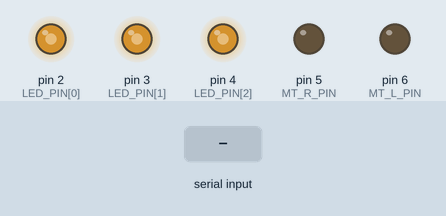
A sketch run on a simulated Arduino Uno, built with avr-gcc and run on an emulated ATmega328P. Parts: output pins drawn as LEDs (lit = HIGH). Inputs (shaded band) come from the test bench.

Above: at 1.2 s.
1.3 s: "1\n" received over the second serial link
At 2.1 s:
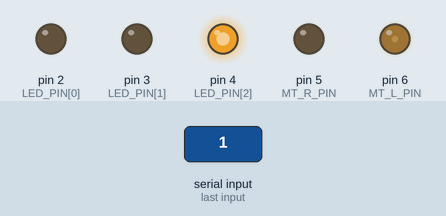
2.8 s: "0\n" received over the second serial link
At 3.4 s:
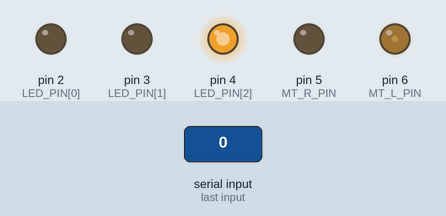
Timing chart, 0 to 5.8 s (numbered marks = the images above; inputs shaded):
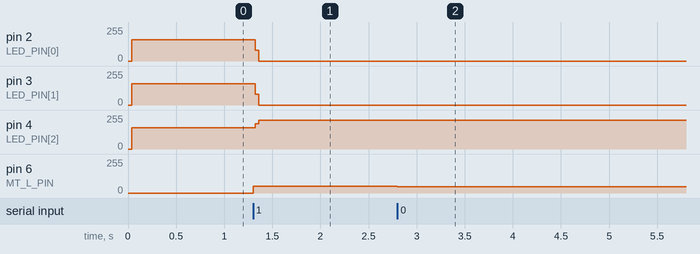

The sketch:

MD_UART.ino
```cpp
#include <SoftwareSerial.h>
SoftwareSerial mySerial(8, 18);//rx,tx

const int LED_PIN[] = {2, 3, 4};
const int MT_R_PIN = 5;
const int MT_L_PIN = 6;
const int DIP_SWITCH[] = {14, 15, 16, 17};
int rotation;
int myspeed;
int knob;
int recieve_value;


void setup() {

  pinMode(MT_R_PIN, OUTPUT);
  pinMode(MT_L_PIN, OUTPUT);
  for (int id = 0; id <= 2; id++) {
    pinMode(LED_PIN[id], OUTPUT);
  }
  for (int id = 0; id <= 3; id++) {
    pinMode(DIP_SWITCH[id], INPUT);
  }

  //ソフトシリアル
  pinMode(8, INPUT);
  pinMode(18, OUTPUT);
  mySerial.begin(38400);

}

void loop() {
  UART_Receive();

  //rotation = 0; myspeed = 0;
  if (rotation == 10) { //worward
    analogWrite(MT_R_PIN, 0);
    analogWrite(MT_L_PIN, myspeed);

  } else if (rotation == 20) { //reversal
    analogWrite(MT_R_PIN, myspeed);
    analogWrite(MT_L_PIN, 0);

  } else if (rotation == 30) { //stop
    digitalWrite(MT_R_PIN, LOW);
    digitalWrite(MT_L_PIN, LOW);

  } else if (rotation == 40) { //brake
    digitalWrite(MT_R_PIN, HIGH);
    digitalWrite(MT_L_PIN, HIGH);

  } else if (rotation == 0) {} //error

  LED_shine();


  //  if (digitalRead(DIP_SWITCH[0]) == HIGH) {
  //    recieve_value = 100;
  //  } else if (digitalRead(DIP_SWITCH[1]) == HIGH) {
  //    recieve_value = 110;
  //  } else if (digitalRead(DIP_SWITCH[2] ) == HIGH) {
  //    recieve_value = 120;
  //  } else if (digitalRead(DIP_SWITCH[3]) == HIGH) {
  //    recieve_value = 130;
  //  } else {
  //    recieve_value = 200;
  //  }


  //Serial.print('r'); //LEDが弱くなる
  //Serial.print(rotation);
  //Serial.print('s');
  //Serial.print(myspeed);
  //Serial.print('i');
  //Serial.println(recieve_value);

}
void UART_Receive() {
  if ( mySerial.available() ) {       // 受信データがあるか？

    int knob = mySerial.read();

    if (knob == 0) {
      //nothing
    } else if (knob == 10 | knob == 20 | knob == 30 | knob == 40) {
      rotation = knob;
    } else {
      myspeed = knob;
    }

    //Serial.println(knob);
  } else {
    //Serial.println("no_data");
  }
}


//void UART_Receifdddve() {
//  if ( mySerial.available() ) {       // 受信データがあるか？
//
//    String str = mySerial.readStringUntil('&');
//
//    int knob = str.toInt();
//
//    while(Serial.available() > 0){
//      char t = Serial.read();
//    }
//
//    if (knob == 0) {
//      //nothing
//    } else if (knob == 10 | knob == 20 | knob == 30 | knob == 40) {
//      rotation = knob;
//    } else {
//      myspeed = knob;
//    }
//
//    Serial.println(knob);
//  } else {
//    //Serial.println("no_data");
//  }
//}


//ISR(SPI_STC_vect) {
//  int dummy = SPDR;
//  //SPDR = recieve_value;
//}
```

LED.ino
```cpp
void LED_shine() {
  for (int id = 0; id <= 3; id++) {
    digitalWrite(LED_PIN[id], LOW);
  }
  if (rotation == 10) {
    digitalWrite(LED_PIN[2], HIGH);

  } else if (rotation == 20) {
    digitalWrite(LED_PIN[0], HIGH);

  } else if (rotation == 30) {
    digitalWrite(LED_PIN[0], HIGH);
    digitalWrite(LED_PIN[2], HIGH);

  } else if (rotation == 0 | rotation == 40) {
    digitalWrite(LED_PIN[0], HIGH);
    digitalWrite(LED_PIN[1], HIGH);
    digitalWrite(LED_PIN[2], HIGH);
  } else {
  }
}
```

Measured:
- after the input at 1.3 s, pin 2 (LED_PIN[0]): 161/255 → 0/255 at once; pin 3 (LED_PIN[1]): 160/255 → 0/255 at once; pin 4 (LED_PIN[2]): 159/255 → 217/255 at once; pin 6 (MT_L_PIN): 0/255 → 49/255 at once
- after the input at 2.8 s, pin 6 (MT_L_PIN): 49/255 → 48/255 at once
